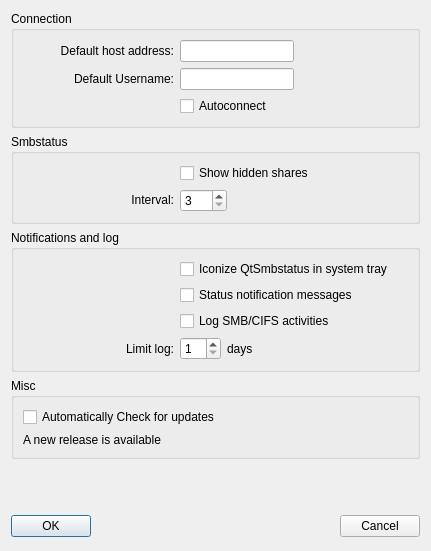
<ui version="4.0" >
 <class>configure</class>
 <widget class="QDialog" name="configure" >
  <property name="geometry" >
   <rect>
    <x>0</x>
    <y>0</y>
    <width>431</width>
    <height>551</height>
   </rect>
  </property>
  <property name="sizePolicy" >
   <sizepolicy vsizetype="Minimum" hsizetype="Expanding" >
    <horstretch>0</horstretch>
    <verstretch>0</verstretch>
   </sizepolicy>
  </property>
  <property name="windowTitle" >
   <string>Configure</string>
  </property>
  <layout class="QGridLayout" name="gridLayout" >
   <item row="1" column="0" >
    <widget class="QGroupBox" name="groupBox_2" >
     <property name="sizePolicy" >
      <sizepolicy vsizetype="Minimum" hsizetype="Expanding" >
       <horstretch>0</horstretch>
       <verstretch>0</verstretch>
      </sizepolicy>
     </property>
     <property name="title" >
      <string>Smbstatus</string>
     </property>
     <layout class="QGridLayout" name="_2" >
      <property name="margin" >
       <number>9</number>
      </property>
      <property name="spacing" >
       <number>6</number>
      </property>
      <item row="1" column="2" >
       <spacer>
        <property name="orientation" >
         <enum>Qt::Horizontal</enum>
        </property>
        <property name="sizeHint" stdset="0" >
         <size>
          <width>231</width>
          <height>20</height>
         </size>
        </property>
       </spacer>
      </item>
      <item row="1" column="0" >
       <widget class="QLabel" name="textLabel1_2" >
        <property name="minimumSize" >
         <size>
          <width>151</width>
          <height>0</height>
         </size>
        </property>
        <property name="text" >
         <string>&lt;p align="right">Interval:&lt;/p></string>
        </property>
        <property name="wordWrap" >
         <bool>false</bool>
        </property>
        <property name="buddy" >
         <cstring>spinInterval</cstring>
        </property>
       </widget>
      </item>
      <item row="1" column="1" >
       <widget class="QSpinBox" name="spinInterval" >
        <property name="toolTip" >
         <string>Interval between smbstatus requests in seconds, (interval > 2)</string>
        </property>
        <property name="minimum" >
         <number>3</number>
        </property>
        <property name="maximum" >
         <number>300</number>
        </property>
       </widget>
      </item>
      <item row="0" column="1" colspan="2" >
       <widget class="QCheckBox" name="checkViewHiddenShares" >
        <property name="toolTip" >
         <string>Show hidden shares (share$)</string>
        </property>
        <property name="text" >
         <string>Show hidden shares</string>
        </property>
       </widget>
      </item>
     </layout>
    </widget>
   </item>
   <item row="2" column="0" >
    <widget class="QGroupBox" name="groupBox_3" >
     <property name="sizePolicy" >
      <sizepolicy vsizetype="Minimum" hsizetype="Expanding" >
       <horstretch>0</horstretch>
       <verstretch>0</verstretch>
      </sizepolicy>
     </property>
     <property name="title" >
      <string>Notifications and log</string>
     </property>
     <layout class="QGridLayout" >
      <property name="margin" >
       <number>9</number>
      </property>
      <property name="spacing" >
       <number>6</number>
      </property>
      <item row="3" column="0" >
       <widget class="QLabel" name="textLabel1_4" >
        <property name="minimumSize" >
         <size>
          <width>151</width>
          <height>0</height>
         </size>
        </property>
        <property name="text" >
         <string>Limit log:</string>
        </property>
        <property name="alignment" >
         <set>Qt::AlignRight|Qt::AlignTrailing|Qt::AlignVCenter</set>
        </property>
        <property name="wordWrap" >
         <bool>false</bool>
        </property>
        <property name="buddy" >
         <cstring>limitLogBox</cstring>
        </property>
       </widget>
      </item>
      <item row="3" column="1" >
       <widget class="QSpinBox" name="limitLogBox" >
        <property name="minimum" >
         <number>1</number>
        </property>
        <property name="maximum" >
         <number>99</number>
        </property>
       </widget>
      </item>
      <item row="3" column="2" >
       <widget class="QLabel" name="textLabel1_5" >
        <property name="layoutDirection" >
         <enum>Qt::LeftToRight</enum>
        </property>
        <property name="text" >
         <string>days</string>
        </property>
        <property name="alignment" >
         <set>Qt::AlignLeading|Qt::AlignLeft|Qt::AlignVCenter</set>
        </property>
        <property name="wordWrap" >
         <bool>false</bool>
        </property>
       </widget>
      </item>
      <item row="0" column="1" colspan="3" >
       <widget class="QCheckBox" name="checkIcon" >
        <property name="toolTip" >
         <string/>
        </property>
        <property name="text" >
         <string>Iconize QtSmbstatus in system tray</string>
        </property>
       </widget>
      </item>
      <item row="1" column="1" colspan="3" >
       <widget class="QCheckBox" name="checkNotification" >
        <property name="toolTip" >
         <string>Show activities in "balloon messages"</string>
        </property>
        <property name="text" >
         <string>Status notification messages</string>
        </property>
       </widget>
      </item>
      <item row="2" column="1" colspan="3" >
       <widget class="QCheckBox" name="checkLogActivity" >
        <property name="toolTip" >
         <string/>
        </property>
        <property name="text" >
         <string>Log SMB/CIFS activities</string>
        </property>
       </widget>
      </item>
      <item row="3" column="3" >
       <spacer>
        <property name="orientation" >
         <enum>Qt::Horizontal</enum>
        </property>
        <property name="sizeHint" stdset="0" >
         <size>
          <width>151</width>
          <height>20</height>
         </size>
        </property>
       </spacer>
      </item>
     </layout>
    </widget>
   </item>
   <item row="5" column="0" >
    <layout class="QHBoxLayout" name="horizontalLayout" >
     <item>
      <widget class="QPushButton" name="okButton" >
       <property name="text" >
        <string>OK</string>
       </property>
      </widget>
     </item>
     <item>
      <spacer name="spacer" >
       <property name="orientation" >
        <enum>Qt::Horizontal</enum>
       </property>
       <property name="sizeType" >
        <enum>QSizePolicy::Expanding</enum>
       </property>
       <property name="sizeHint" stdset="0" >
        <size>
         <width>329</width>
         <height>27</height>
        </size>
       </property>
      </spacer>
     </item>
     <item>
      <widget class="QPushButton" name="cancelButton" >
       <property name="text" >
        <string>Cancel</string>
       </property>
       <property name="autoDefault" >
        <bool>false</bool>
       </property>
      </widget>
     </item>
    </layout>
   </item>
   <item row="3" column="0" >
    <widget class="QGroupBox" name="groupBox_4" >
     <property name="sizePolicy" >
      <sizepolicy vsizetype="Minimum" hsizetype="Expanding" >
       <horstretch>0</horstretch>
       <verstretch>0</verstretch>
      </sizepolicy>
     </property>
     <property name="title" >
      <string>Misc</string>
     </property>
     <layout class="QGridLayout" name="gridLayout_2" >
      <item row="0" column="0" >
       <widget class="QCheckBox" name="checkNewRelease" >
        <property name="toolTip" >
         <string/>
        </property>
        <property name="text" >
         <string>Automatically Check for updates</string>
        </property>
       </widget>
      </item>
      <item row="1" column="0" >
       <widget class="QLabel" name="labelNewRelease" >
        <property name="text" >
         <string>A new release is available</string>
        </property>
        <property name="textFormat" >
         <enum>Qt::RichText</enum>
        </property>
       </widget>
      </item>
     </layout>
    </widget>
   </item>
   <item row="0" column="0" >
    <widget class="QGroupBox" name="groupBox" >
     <property name="sizePolicy" >
      <sizepolicy vsizetype="Minimum" hsizetype="Expanding" >
       <horstretch>0</horstretch>
       <verstretch>0</verstretch>
      </sizepolicy>
     </property>
     <property name="title" >
      <string>Connection</string>
     </property>
     <layout class="QGridLayout" name="_3" >
      <property name="margin" >
       <number>9</number>
      </property>
      <property name="spacing" >
       <number>6</number>
      </property>
      <item row="1" column="0" >
       <widget class="QLabel" name="textLabel1_3_2" >
        <property name="minimumSize" >
         <size>
          <width>151</width>
          <height>0</height>
         </size>
        </property>
        <property name="text" >
         <string>&lt;p align="right">Default Username:&lt;/p></string>
        </property>
        <property name="wordWrap" >
         <bool>false</bool>
        </property>
        <property name="buddy" >
         <cstring>EditUsername</cstring>
        </property>
       </widget>
      </item>
      <item row="2" column="1" >
       <widget class="QCheckBox" name="checkAutoconnect" >
        <property name="toolTip" >
         <string>Autoconnect on qtsmbstatus startup</string>
        </property>
        <property name="text" >
         <string>Autoconnect</string>
        </property>
       </widget>
      </item>
      <item row="0" column="0" >
       <widget class="QLabel" name="textLabel1_3" >
        <property name="text" >
         <string>&lt;p align="right">Default host address:&lt;/p></string>
        </property>
        <property name="wordWrap" >
         <bool>false</bool>
        </property>
        <property name="buddy" >
         <cstring>EditHost</cstring>
        </property>
       </widget>
      </item>
      <item row="1" column="1" >
       <widget class="QLineEdit" name="EditUsername" >
        <property name="toolTip" >
         <string>Username (default :  username = root)</string>
        </property>
        <property name="text" >
         <string/>
        </property>
       </widget>
      </item>
      <item row="0" column="1" >
       <widget class="QLineEdit" name="EditHost" >
        <property name="toolTip" >
         <string>Host Address</string>
        </property>
        <property name="text" >
         <string/>
        </property>
       </widget>
      </item>
      <item row="1" column="2" >
       <spacer>
        <property name="orientation" >
         <enum>Qt::Horizontal</enum>
        </property>
        <property name="sizeHint" stdset="0" >
         <size>
          <width>91</width>
          <height>20</height>
         </size>
        </property>
       </spacer>
      </item>
      <item row="0" column="2" >
       <spacer>
        <property name="orientation" >
         <enum>Qt::Horizontal</enum>
        </property>
        <property name="sizeHint" stdset="0" >
         <size>
          <width>91</width>
          <height>20</height>
         </size>
        </property>
       </spacer>
      </item>
     </layout>
    </widget>
   </item>
   <item row="4" column="0" >
    <spacer name="verticalSpacer" >
     <property name="orientation" >
      <enum>Qt::Vertical</enum>
     </property>
     <property name="sizeHint" stdset="0" >
      <size>
       <width>10</width>
       <height>10</height>
      </size>
     </property>
    </spacer>
   </item>
  </layout>
 </widget>
 <tabstops>
  <tabstop>EditHost</tabstop>
  <tabstop>EditUsername</tabstop>
  <tabstop>checkAutoconnect</tabstop>
  <tabstop>checkViewHiddenShares</tabstop>
  <tabstop>spinInterval</tabstop>
  <tabstop>checkIcon</tabstop>
  <tabstop>checkNotification</tabstop>
  <tabstop>checkLogActivity</tabstop>
  <tabstop>limitLogBox</tabstop>
  <tabstop>checkNewRelease</tabstop>
  <tabstop>okButton</tabstop>
  <tabstop>cancelButton</tabstop>
 </tabstops>
 <resources/>
 <connections>
  <connection>
   <sender>cancelButton</sender>
   <signal>clicked()</signal>
   <receiver>configure</receiver>
   <slot>close()</slot>
   <hints>
    <hint type="sourcelabel" >
     <x>447</x>
     <y>427</y>
    </hint>
    <hint type="destinationlabel" >
     <x>390</x>
     <y>427</y>
    </hint>
   </hints>
  </connection>
  <connection>
   <sender>okButton</sender>
   <signal>clicked()</signal>
   <receiver>configure</receiver>
   <slot>accept()</slot>
   <hints>
    <hint type="sourcelabel" >
     <x>38</x>
     <y>424</y>
    </hint>
    <hint type="destinationlabel" >
     <x>155</x>
     <y>422</y>
    </hint>
   </hints>
  </connection>
 </connections>
</ui>
